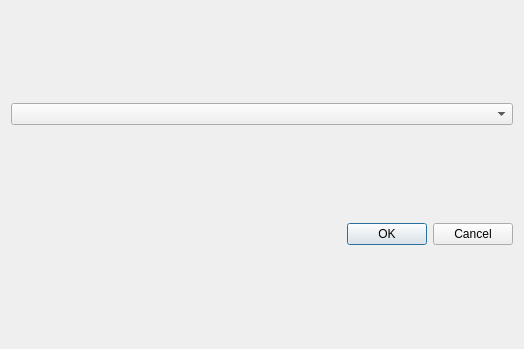
<?xml version="1.0" encoding="UTF-8"?>
<ui version="4.0">
 <class>ChoixDiaporama</class>
 <widget class="QDialog" name="ChoixDiaporama">
  <property name="geometry">
   <rect>
    <x>0</x>
    <y>0</y>
    <width>524</width>
    <height>349</height>
   </rect>
  </property>
  <property name="windowTitle">
   <string>Dialog</string>
  </property>
  <layout class="QVBoxLayout" name="verticalLayout">
   <item>
    <widget class="QComboBox" name="comboBoxDiaporamas"/>
   </item>
   <item>
    <widget class="QDialogButtonBox" name="buttonBox">
     <property name="orientation">
      <enum>Qt::Horizontal</enum>
     </property>
     <property name="standardButtons">
      <set>QDialogButtonBox::Cancel|QDialogButtonBox::Ok</set>
     </property>
    </widget>
   </item>
  </layout>
 </widget>
 <resources/>
 <connections>
  <connection>
   <sender>buttonBox</sender>
   <signal>accepted()</signal>
   <receiver>ChoixDiaporama</receiver>
   <slot>accept()</slot>
   <hints>
    <hint type="sourcelabel">
     <x>248</x>
     <y>254</y>
    </hint>
    <hint type="destinationlabel">
     <x>157</x>
     <y>274</y>
    </hint>
   </hints>
  </connection>
  <connection>
   <sender>buttonBox</sender>
   <signal>rejected()</signal>
   <receiver>ChoixDiaporama</receiver>
   <slot>reject()</slot>
   <hints>
    <hint type="sourcelabel">
     <x>316</x>
     <y>260</y>
    </hint>
    <hint type="destinationlabel">
     <x>286</x>
     <y>274</y>
    </hint>
   </hints>
  </connection>
 </connections>
</ui>
